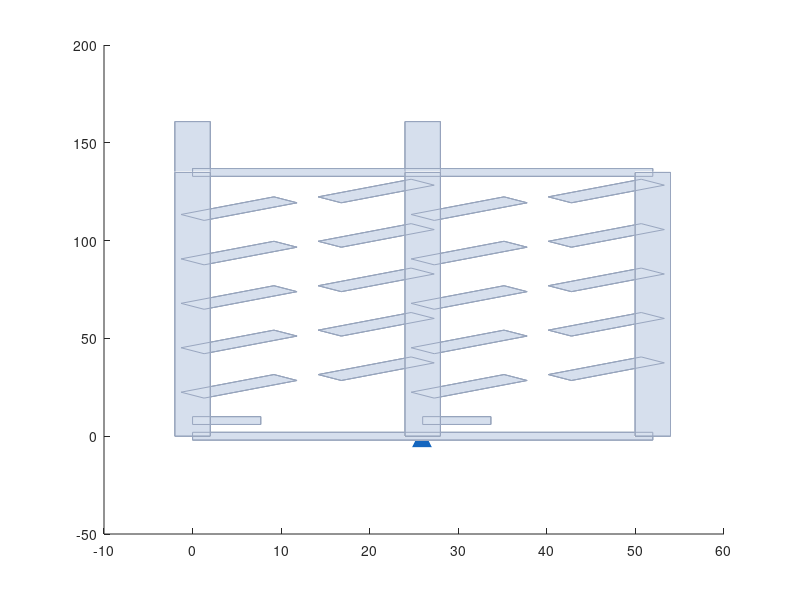

MATLAB code to generate this figure:
% escena_mina_3d.m — AUTOGENERADO desde mapa_nv1640_datos.py (fuente única)
% Entorno 3D del NV1640: galerías reales (sección 4x4 m), 12 AP en posiciones
% reales y patrón de radiación 3D de una hélice axial (~HELI-40) sobre el LHD.
try
SEG = [0.00 0.00 0.00 134.85;
25.98 0.00 25.98 134.85;
51.96 0.00 51.96 134.85;
0.00 134.85 51.96 134.85;
0.00 0.00 51.96 0.00;
0.00 8.00 7.70 8.00;
25.98 8.00 33.68 8.00;
0.00 20.99 10.49 30.00;
25.98 39.01 15.49 30.00;
25.98 20.99 36.47 30.00;
51.96 39.01 41.47 30.00;
0.00 43.70 10.49 52.71;
25.98 61.72 15.49 52.71;
25.98 43.70 36.47 52.71;
51.96 61.72 41.47 52.71;
0.00 66.41 10.49 75.42;
25.98 84.44 15.49 75.42;
25.98 66.41 36.47 75.42;
51.96 84.44 41.47 75.42;
0.00 89.13 10.49 98.14;
25.98 107.15 15.49 98.14;
25.98 89.13 36.47 98.14;
51.96 107.15 41.47 98.14;
0.00 111.84 10.49 120.85;
25.98 129.86 15.49 120.85;
25.98 111.84 36.47 120.85;
51.96 129.86 41.47 120.85;
0.00 134.85 0.00 160.85;
25.98 134.85 25.98 160.85];
HAWKS = [-0.20 134.90;-0.10 88.60;25.90 43.40;25.90 -0.30;52.20 84.60];
CARDS = [-0.30 43.80;-0.10 8.00;26.10 129.10;26.30 87.20;26.30 21.40;52.00 38.50;52.40 129.70];
W = 4; H = 4;                        % sección de galería 4x4 m
fig = figure('Position',[50 50 1500 950],'Color','w');
ax = axes(fig); hold(ax,'on');

% --- galerías como prismas 3D ---
for k = 1:size(SEG,1)
    x1=SEG(k,1); y1=SEG(k,2); x2=SEG(k,3); y2=SEG(k,4);
    L = hypot(x2-x1, y2-y1); if L < 0.5, continue; end
    ang = atan2(y2-y1, x2-x1);
    ux = -sin(ang)*W/2; uy = cos(ang)*W/2;
    vx = [x1+ux x1-ux x2-ux x2+ux];
    vy = [y1+uy y1-uy y2-uy y2+uy];
    patch(ax, vx, vy, zeros(1,4), [0.82 0.86 0.92], 'EdgeColor',[0.45 0.52 0.62], 'FaceAlpha',0.95);          % piso
    patch(ax, vx, vy, H*ones(1,4), [0.90 0.92 0.96], 'EdgeColor',[0.6 0.65 0.75], 'FaceAlpha',0.18);          % techo
    patch(ax, [vx(1) vx(2) vx(2) vx(1)], [vy(1) vy(2) vy(2) vy(1)], [0 0 H H], [0.86 0.89 0.94], 'EdgeColor','none','FaceAlpha',0.15);
    patch(ax, [vx(4) vx(3) vx(3) vx(4)], [vy(4) vy(3) vy(3) vy(4)], [0 0 H H], [0.86 0.89 0.94], 'EdgeColor','none','FaceAlpha',0.15);
end

% --- AP: Hawk (triángulos azules) y Cardinal (cuadrados morados) a 2 m ---
scatter3(ax, HAWKS(:,1), HAWKS(:,2), 2*ones(size(HAWKS,1),1), 260, '^', ...
    'MarkerFaceColor',[0.08 0.40 0.75],'MarkerEdgeColor','w','LineWidth',1.2);
scatter3(ax, CARDS(:,1), CARDS(:,2), 2*ones(size(CARDS,1),1), 200, 's', ...
    'MarkerFaceColor',[0.48 0.12 0.64],'MarkerEdgeColor','w','LineWidth',1.2);

% --- LHD (caja) en la galería central ---
lx = 25.98; ly = 60.00;
lw=2.6; ll=9; lh=2.3;
[Xc,Yc,Zc] = ndgrid([-lw/2 lw/2],[-ll/2 ll/2],[0 lh]);
fv = [1 2 4 3; 5 6 8 7; 1 2 6 5; 3 4 8 7; 1 3 7 5; 2 4 8 6];
V = [Xc(:)+lx Yc(:)+ly Zc(:)];
patch(ax,'Vertices',V,'Faces',fv,'FaceColor',[0.95 0.75 0.10],'EdgeColor',[0.4 0.3 0],'FaceAlpha',0.95);

% --- patrón 3D de hélice axial (~HELI-40) sobre el LHD (Antenna Toolbox) ---
hx = helix('Radius',0.0091,'Width',0.0016,'Turns',7.5,'Spacing',0.0115);
f0 = 5.0e9;
[pat,az,el] = pattern(hx, f0);
P = pat - max(pat(:));
R = 10.^(P/20); R(R<0.05)=0.05;
esc = 16;                             % escala visual del lóbulo (m)
[AZ,EL] = meshgrid(deg2rad(az), deg2rad(el));
Rm = R * esc;
Xp = Rm .* cos(EL) .* cos(AZ) + lx;
Yp = Rm .* cos(EL) .* sin(AZ) + ly;
Zp = Rm .* sin(EL) + lh + 0.6;
surf(ax, Xp, Yp, Zp, pat, 'EdgeColor','none','FaceAlpha',0.55);
colormap(ax, jet); cb = colorbar(ax); cb.Label.String = 'Directividad de la antena del LHD (dBi)';

% --- estética ---
axis(ax,'equal'); grid(ax,'on'); view(ax, -35, 28);
camlight(ax,'headlight'); lighting(ax,'gouraud');
xlabel(ax,'X (m)'); ylabel(ax,'Y (m)'); zlabel(ax,'Z (m)');
xlim(ax,[-14 66]); ylim(ax,[-12 172]); zlim(ax,[0 24]);
title(ax, sprintf('Zona de producción NV1640 en 3D — 12 AP en posiciones reales y patrón de radiación\nde la antena helicoidal del LHD (hélice axial, %.1f GHz, Antenna Toolbox)', f0/1e9), 'FontSize', 13);
legend(ax, {'','','','','AP Hawk (30 dBm / 11 dBi)','AP Cardinal (23 dBm / 7.5 dBi)'}, 'Location','northeastoutside','AutoUpdate','off');
exportgraphics(fig, 'C:\Users\Adrian Lopez\Documents\tesis_proyecto\fase4\trabajo\escena_mina_3d.png', 'Resolution', 220);
fprintf('PNG OK\n');
catch e
    fprintf('ERROR: %s\n', e.message);
end
exit;
